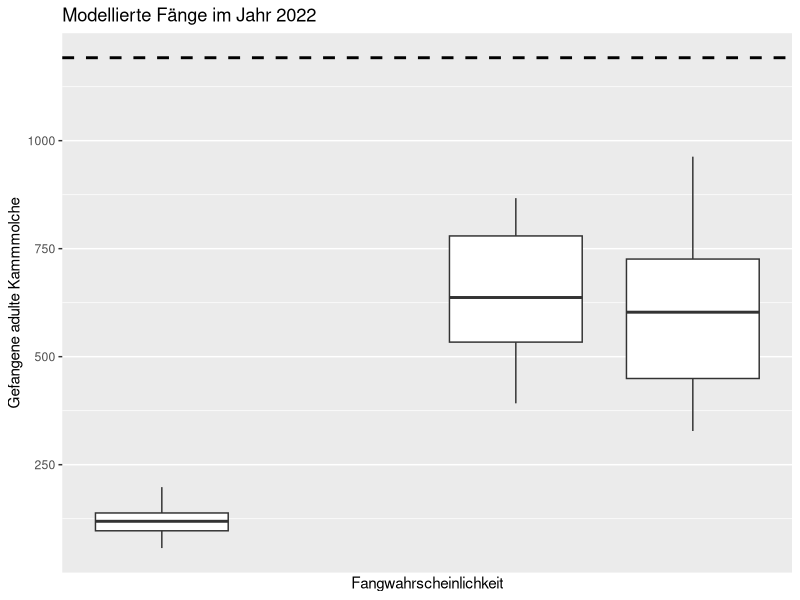
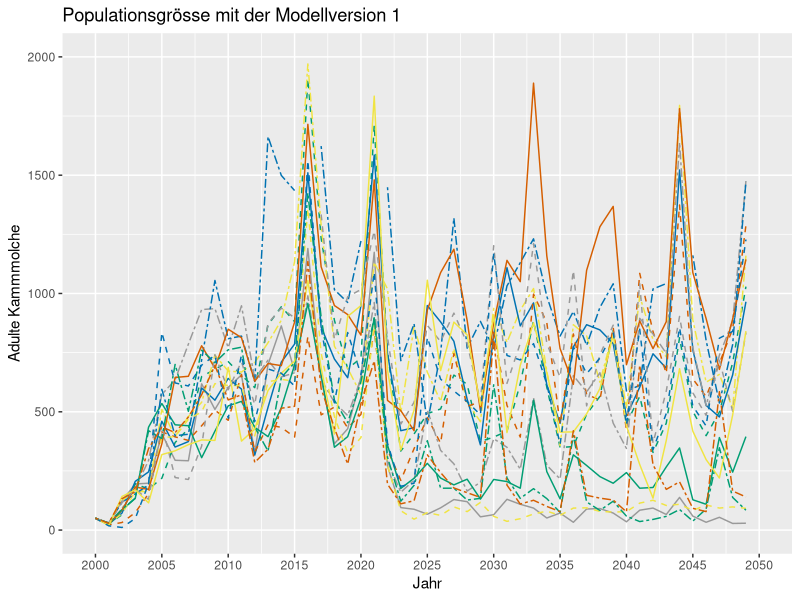
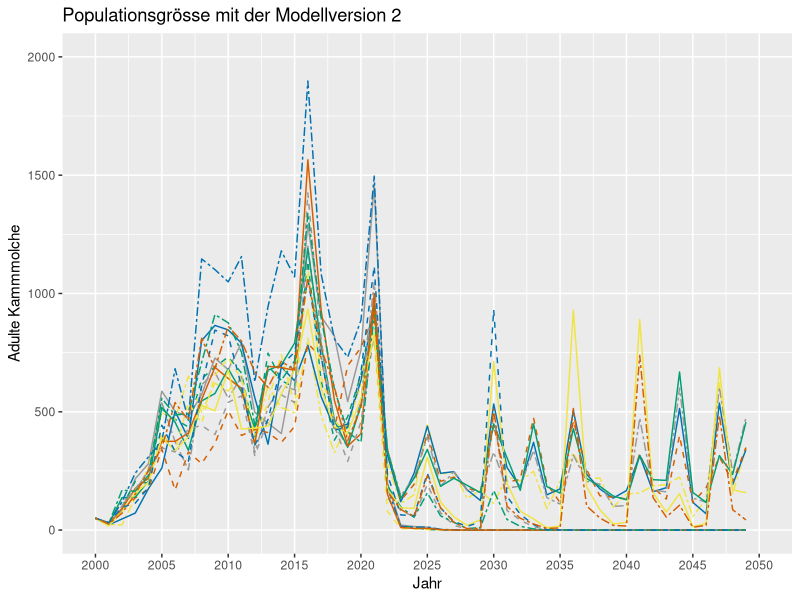
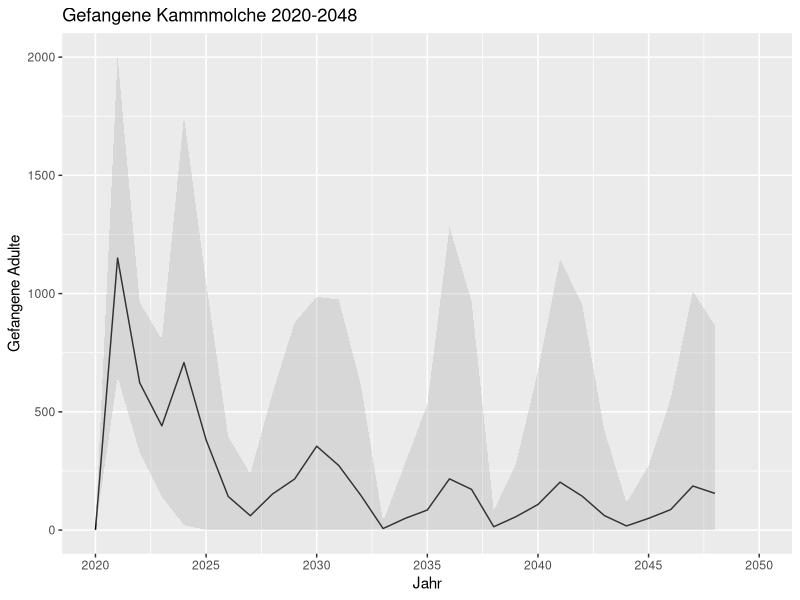
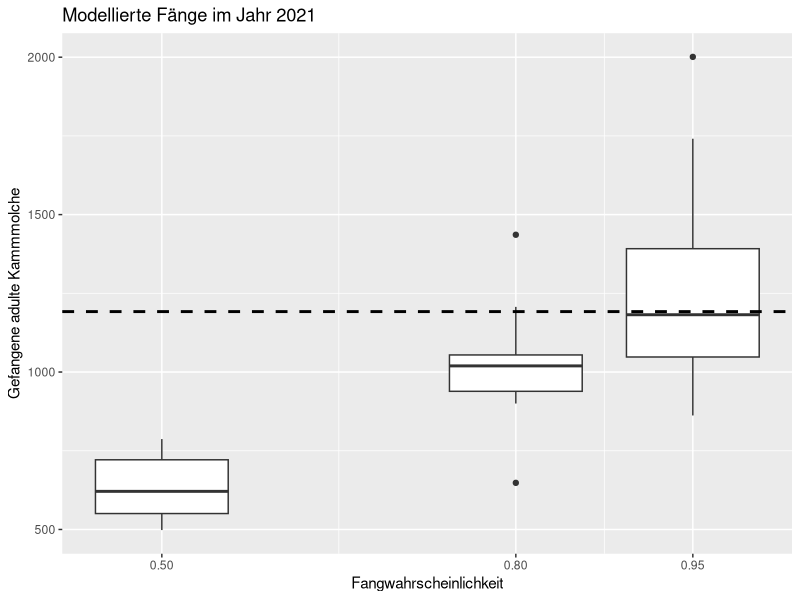

The R source for these figures, in order:
library(tidyverse)

data_11_11 <- read.table("excel/resultate_11.11.csv",sep=',', fill=TRUE, header=TRUE, quote="\"")
data_13_11 <- read.table("excel/resultate_13.11.csv",sep=',', fill=TRUE, header=TRUE, quote="\"")

str(data_13_11)

for (datum in 1:2){
  
  if (datum == 1) {
    data<-data_11_11
  } else {
    data <- data_13_11
  }
  
  pondList <- c()
  pondCount <- c()
  for ( pond in 1:nrow(data)){
    text <- data[pond,ncol(data)]
    if (nchar(text) <= 4) {pondList[pond] <- NA}
    else {pondList[pond] <- strsplit(substring(text,3,nchar(text)-2),",")}
    pondCount[pond] <- length(unlist(pondList[pond]))
  }
  
  pondList_summary <- levels(as.factor(unlist(pondList)))
  pondList_count <- c()
  for (pond in 1:length(pondList_summary)){
    pondList_count[pond] <- 0
    for (list in 1:length(pondList)) {
      if (pondList_summary[pond] %in% pondList[list][[1]]) {pondList_count[pond] <- pondList_count[pond]+1}
    }
  }
  pondList_Count <- round(pondList_count / 750,2)
  pondBesiedelt <- cbind(pondList_summary, pondList_Count)
  
  stand <- rep(datum,nrow(data))
  
  colnames(data) <- c("simulation", "currentDate","probCatch","egg", "larva", "juvenil", "adult", "adultSlipped", "adultNotSlipped",
                      "totCatched_adult", "totCatched_juv", "eggs_tot","larva_tot","juv_tot", "adult_tot", "migrantJuv_tot", "migrantAdult_tot","list")
  
  year <- as.integer(substring(data$currentDate,8,11))
  data$year <- year
  
  sim_levels <- levels(as.factor(data$simulation))
  
  data_catch_2021 <- c()
  data_catch_diff <- c()
  data_catch_prob <- c()
  data2021 <- data[data$currentDate=="date ('2022-01-01 00:00:00')",]
  data2022 <- data[data$currentDate=="date ('2023-01-01 00:00:00')",]
  temp_year <- c()
  temp_data <- c()
  temp_sim <- c()
  
  for (sl in 1:length(sim_levels)) {
    catch2021 <- data2021$totCatched_adult[data2021$simulation==sim_levels[sl]]
    catch2022 <- data2022$totCatched_adult[data2022$simulation==sim_levels[sl]]
    data_catch_2021[sl] <- catch2021;
    data_catch_diff[sl] <- catch2022 - catch2021
    data_catch_prob[sl] <- data2021$probCatch[data2021$simulation==sim_levels[sl]]
    temp_year <- append(temp_year,data$year[data$simulation==sim_levels[sl]])
    temp_data <- append(temp_data, data$adult[data$simulation==sim_levels[sl]])
    temp_sim <- append(temp_sim,rep(sim_levels[sl],length(data$year[data$simulation==sim_levels[sl]])))
  }
  
  df <- as.data.frame(cbind(data_catch_2021,data_catch_diff,data_catch_prob))
  assign(paste("data_catch",datum,sep="_") , df)
  df2 <- as.data.frame(cbind(data$year,data$probCatch,data$totCatched_adult))
  assign(paste("data_catch_year",datum,sep="_") , df2)
  assign(paste("data_sim",datum,sep="_"),as.data.frame(cbind(temp_year,temp_sim,temp_data)))
}

data_tot <- rbind(data_catch_1,data_catch_2)
data_tot <- data_tot[order(data_tot$data_catch_prob),]

data_tot_year <- rbind(data_catch_year_1,data_catch_year_2)
year_levels <- as.integer(levels(as.factor(data_tot_year[,1])))
catch_year_min <- c()
catch_year_max <- c()
catch_year_mean <- c()
for (i in 2:(length(year_levels))) {
  print(year_levels[i])
  catched <- data_tot_year[data_tot_year[,1]==year_levels[i] & data_tot_year[,2]>0.7 , 3] - 
              data_tot_year[data_tot_year[,1]==year_levels[i-1] & data_tot_year[,2]>0.7 , 3]
  catch_year_min[i-1] <- min(catched)
  catch_year_max[i-1] <- max(catched)
  catch_year_mean[i-1] <- mean(catched)
}

year_levels <- year_levels[1:(length(year_levels)-1)]

data_tot_year_graph <- as.data.frame(cbind(year_levels,catch_year_min, catch_year_mean,catch_year_max))
levels_pc <- as.numeric(levels(as.factor(data_tot$data_catch_prob)))

graph_val <- ggplot(data_tot, aes(data_catch_prob,data_catch_diff,group=data_catch_prob)) + 
  geom_boxplot() + 
  geom_hline(yintercept=1192, linewidth=1, linetype=2) +
  scale_x_continuous(breaks=levels, name="Fangwahrscheinlichkeit") +
  scale_y_continuous(name="Gefangene adulte Kammmolche") +
  ggtitle("Modellierte Fänge im Jahr 2022")

graph_val2 <- ggplot(data_tot, aes(data_catch_prob,data_catch_2021,group=data_catch_prob)) + 
  geom_boxplot() + 
  geom_hline(yintercept=1192, linewidth=1, linetype=2) +
  scale_x_continuous(breaks=levels_pc, name="Fangwahrscheinlichkeit") +
  scale_y_continuous(name="Gefangene adulte Kammmolche") +
  ggtitle("Modellierte Fänge im Jahr 2021")

graph_val_year <- ggplot(data_tot_year_graph[data_tot_year_graph$year>=2020,], aes(year_levels,catch_year_mean)) + 
  geom_line() + 
  geom_ribbon(aes(ymin=catch_year_min,ymax=catch_year_max), fill='darkgrey', alpha=0.3) +
  scale_x_continuous(name="Jahr", limits=c(2020,2050), breaks=seq(2020,2050,5)) +
  scale_y_continuous(name="Gefangene Adulte") +
  ggtitle("Gefangene Kammmolche 2020-2048")

data_sim_1[,1] <- as.integer(data_sim_1[,1])
data_sim_1[,3] <- as.integer(data_sim_1[,3])
data_sim_2[,1] <- as.integer(data_sim_2[,1])
data_sim_2[,3] <- as.integer(data_sim_2[,3])

graph_val_sim_1 <-  ggplot(data_sim_1,aes(temp_year,temp_data,group=temp_sim)) +
  geom_line(aes(linetype=temp_sim,color=temp_sim)) +
  scale_x_continuous(name="Jahr", limits=c(2000,2050), breaks=seq(2000,2050,5)) +
  scale_y_continuous(name="Adulte Kammmolche", limits=c(0,2000)) +
  scale_linetype_manual(values=rep(c("solid","dashed","twodash"),5)) +
  scale_color_manual(values=rep(c("#999999", "#009E73", "#F0E442", "#0072B2", "#D55E00"),3)) +
  theme(legend.position="none") + 
  ggtitle("Populationsgrösse mit der Modellversion 1")
graph_val_sim_2 <-  ggplot(data_sim_2,aes(temp_year,temp_data,group=temp_sim)) +
  geom_line(aes(linetype=temp_sim,color=temp_sim)) +
  scale_x_continuous(name="Jahr", limits=c(2000,2050), breaks=seq(2000,2050,5)) +
  scale_y_continuous(name="Adulte Kammmolche", limits=c(0,2000)) +
  scale_linetype_manual(values=rep(c("solid","dashed","twodash"),5)) +
  scale_color_manual(values=rep(c("#999999", "#009E73", "#F0E442", "#0072B2", "#D55E00"),3)) +
  theme(legend.position="none") + 
  ggtitle("Populationsgrösse mit der Modellversion 2")
